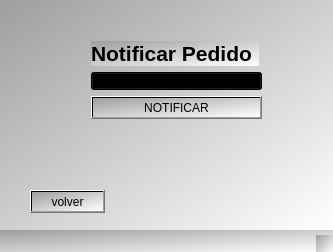
<?xml version="1.0" encoding="UTF-8"?>
<ui version="4.0">
 <class>windowaceptar</class>
 <widget class="QMainWindow" name="windowaceptar">
  <property name="geometry">
   <rect>
    <x>0</x>
    <y>0</y>
    <width>333</width>
    <height>252</height>
   </rect>
  </property>
  <property name="maximumSize">
   <size>
    <width>400</width>
    <height>500</height>
   </size>
  </property>
  <property name="windowTitle">
   <string>MainWindow</string>
  </property>
  <property name="styleSheet">
   <string notr="true">background-color: qlineargradient(spread:pad, x1:0, y1:0, x2:1, y2:1, stop:0 rgba(158, 158, 158, 255), stop:1 rgba(255, 255, 255, 255));</string>
  </property>
  <widget class="QWidget" name="centralwidget">
   <widget class="QPushButton" name="buttonnotificar">
    <property name="geometry">
     <rect>
      <x>91</x>
      <y>96</y>
      <width>171</width>
      <height>23</height>
     </rect>
    </property>
    <property name="text">
     <string>NOTIFICAR</string>
    </property>
   </widget>
   <widget class="QPushButton" name="volver">
    <property name="geometry">
     <rect>
      <x>30</x>
      <y>190</y>
      <width>75</width>
      <height>23</height>
     </rect>
    </property>
    <property name="text">
     <string>volver</string>
    </property>
   </widget>
   <widget class="QComboBox" name="comboBox">
    <property name="geometry">
     <rect>
      <x>91</x>
      <y>72</y>
      <width>171</width>
      <height>18</height>
     </rect>
    </property>
   </widget>
   <widget class="QLabel" name="label">
    <property name="geometry">
     <rect>
      <x>91</x>
      <y>41</y>
      <width>168</width>
      <height>25</height>
     </rect>
    </property>
    <property name="font">
     <font>
      <pointsize>16</pointsize>
      <weight>75</weight>
      <bold>true</bold>
     </font>
    </property>
    <property name="text">
     <string>Notificar Pedido</string>
    </property>
   </widget>
  </widget>
  <widget class="QStatusBar" name="statusbar"/>
 </widget>
 <resources/>
 <connections/>
</ui>
